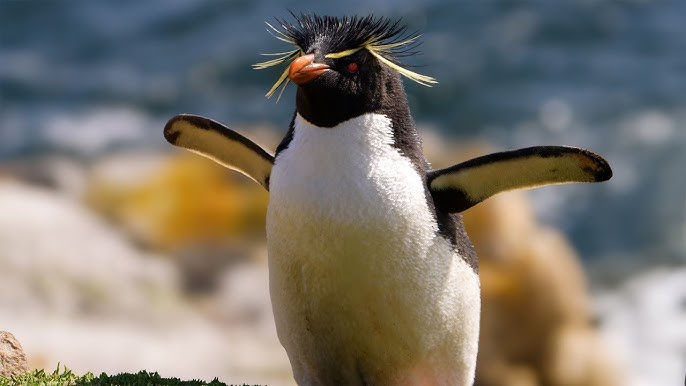
#> input picture penguin.jpg, 686 x 386 px, found by its file name
$ python gaussNoise.py
#> lines starting #> are read from the running program, lines starting #| are printed output that depends on the picture
from PIL import Image
import numpy as np

# original image
og = np.array(Image.open('penguin.jpg'), dtype=np.float32) / 255.0

# create gaussian noise
mean = 0
var = 0.10
sigma = np.sqrt(var)
noise = np.random.normal(loc=mean,
                     scale=sigma,
                     size=og.shape)

# add a gaussian noise
corrupted = np.clip(og + noise, 0.0, 1.0)
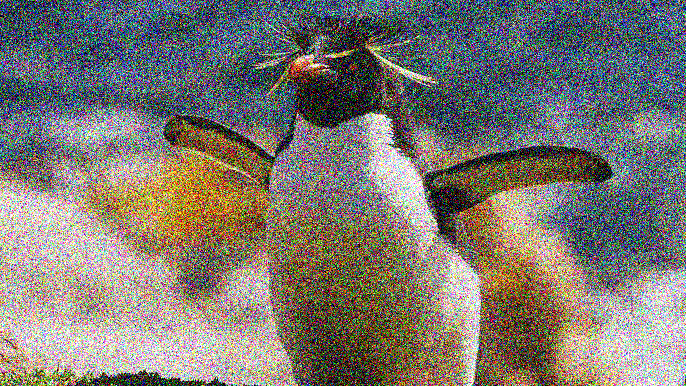
#> corrupted: shape (386, 686, 3) float64; mean R, G, B 0.49, 0.474, 0.447
corrupted_pil = Image.fromarray((corrupted * 255).astype(np.uint8))
corrupted_pil.show()

$ run again, with COCO1.jpg copied over penguin.jpg
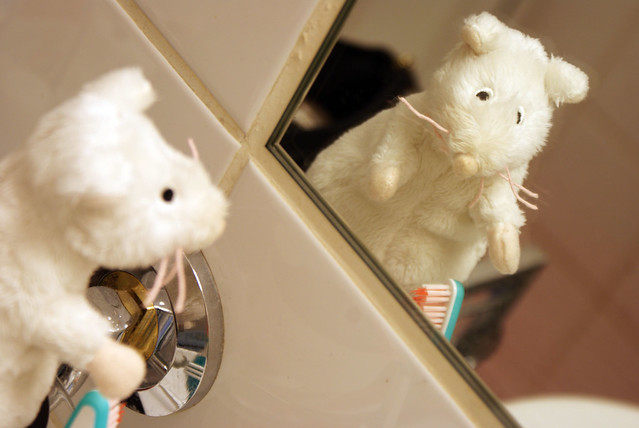
#> input picture COCO1.jpg, 639 x 428 px, found by its file name
#> `corrupted = np.clip(og + noise, 0.0, 1.0)`:
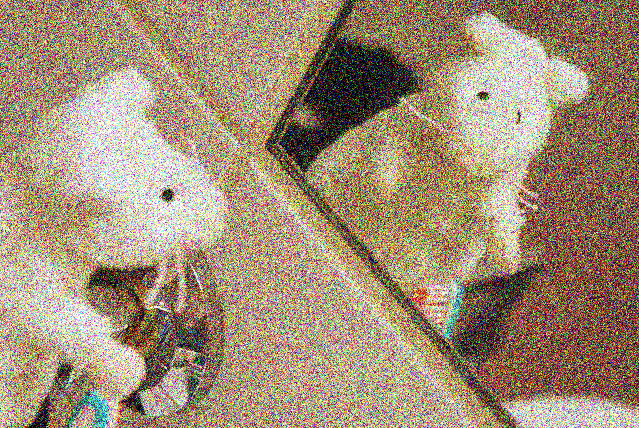
#> corrupted: shape (428, 639, 3) float64; mean R, G, B 0.633, 0.558, 0.465

$ run again, with COCO10.jpg copied over penguin.jpg
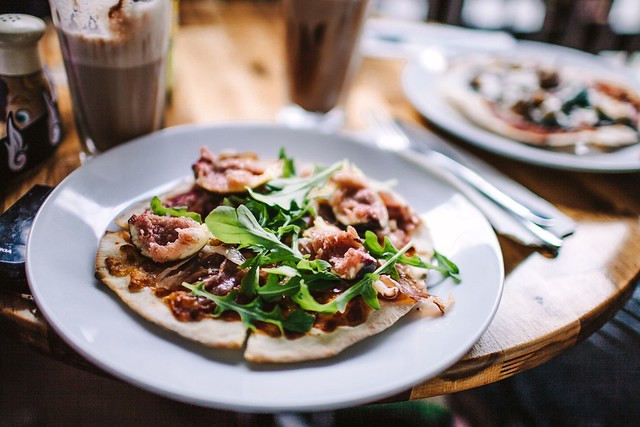
#> input picture COCO10.jpg, 640 x 427 px, found by its file name
#> `corrupted = np.clip(og + noise, 0.0, 1.0)`:
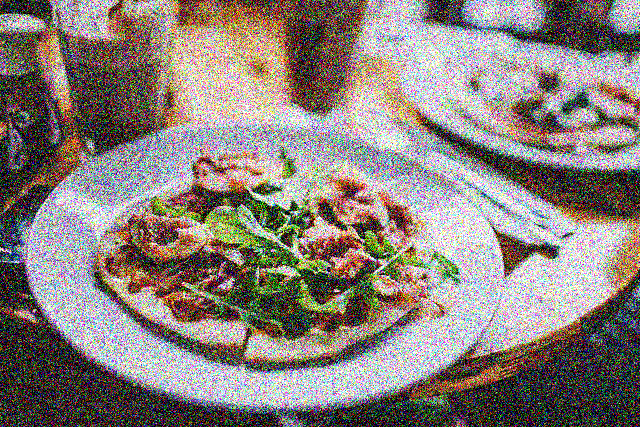
#> corrupted: shape (427, 640, 3) float64; mean R, G, B 0.545, 0.509, 0.487
